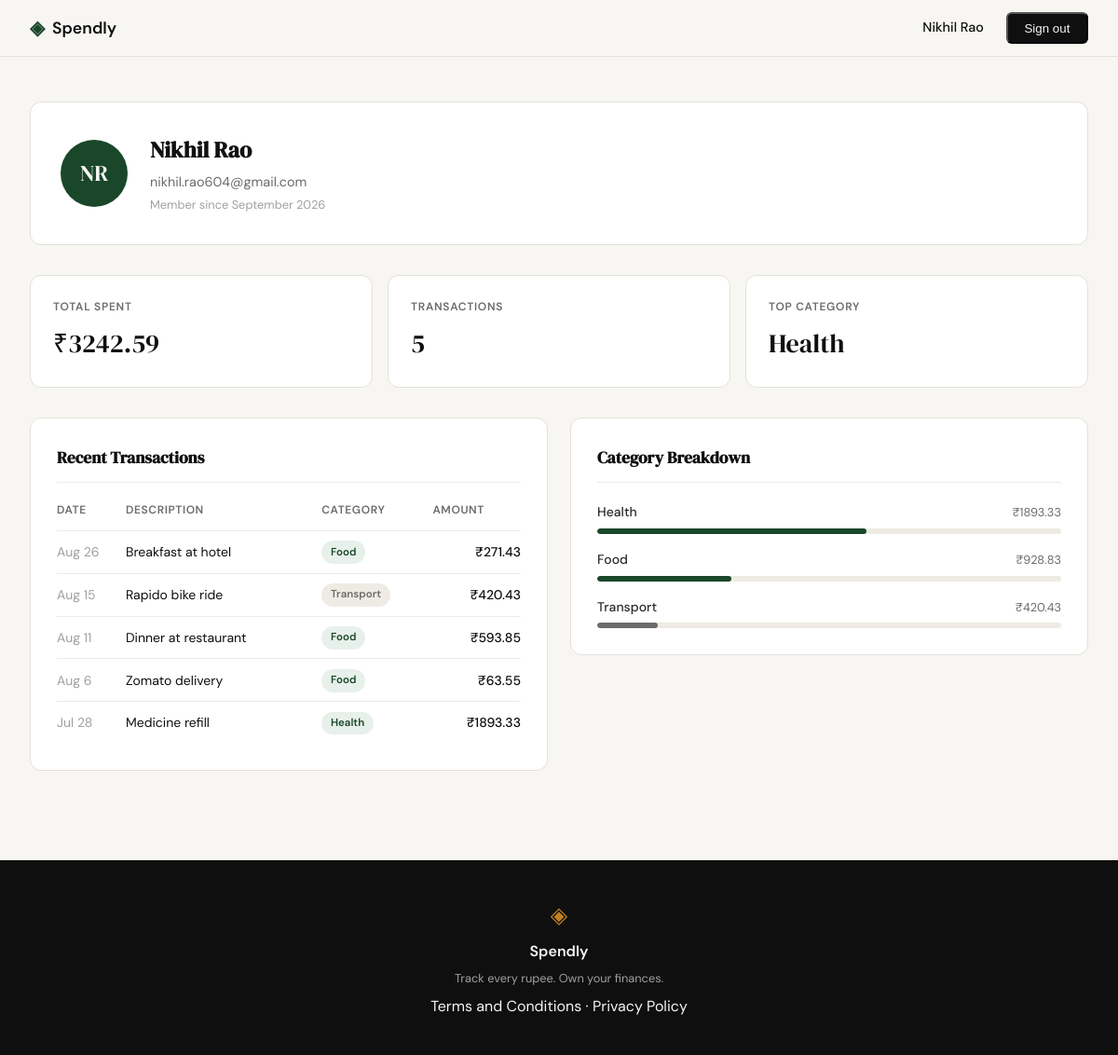
Screenshot of /profile (signed in) with the database file from the repository.
### tables this page shows
CREATE TABLE users (
            id INTEGER PRIMARY KEY AUTOINCREMENT,
            name TEXT NOT NULL,
            email TEXT UNIQUE NOT NULL,
            password_hash TEXT NOT NULL,
            created_at TEXT DEFAULT (datetime('now'))
        );

CREATE TABLE expenses (
            id INTEGER PRIMARY KEY AUTOINCREMENT,
            user_id INTEGER NOT NULL,
            amount REAL NOT NULL,
            category TEXT NOT NULL,
            date TEXT NOT NULL,
            description TEXT,
            created_at TEXT DEFAULT (datetime('now')),
            FOREIGN KEY (user_id) REFERENCES users(id)
        );

### app.py (the view)
@app.route("/profile")
def profile():
    if not session.get("user_id"):
        return redirect(url_for("login"))
    user_id = session["user_id"]
    user         = get_user_by_id(user_id)
    stats        = get_summary_stats(user_id)
    transactions = get_recent_transactions(user_id)
    categories   = get_category_breakdown(user_id)
    return render_template("profile.html",
                           user=user,
                           stats=stats,
                           transactions=transactions,
                           categories=categories)

### database/db.py (called while the page is built)
def get_db():
    conn = sqlite3.connect(DB_PATH)
    conn.row_factory = sqlite3.Row
    conn.execute("PRAGMA foreign_keys = ON")
    return conn

### database/queries.py (called while the page is built)
def get_recent_transactions(user_id, limit=10):
    conn = get_db()
    rows = conn.execute(
        "SELECT date, description, category, amount FROM expenses "
        "WHERE user_id = ? ORDER BY date DESC LIMIT ?",
        (user_id, limit)
    ).fetchall()
    conn.close()
    return [
        {
            "date": datetime.strptime(r["date"], "%Y-%m-%d").strftime("%b %-d"),
            "description": r["description"],
            "category": r["category"],
            "amount": f"₹{r['amount']:.2f}",
        }
        for r in rows
    ]

def get_summary_stats(user_id):
    conn = get_db()
    row = conn.execute(
        "SELECT SUM(amount), COUNT(*) FROM expenses WHERE user_id = ?",
        (user_id,)
    ).fetchone()
    total = row[0] or 0.0
    count = row[1] or 0
    top = conn.execute(
        "SELECT category FROM expenses WHERE user_id = ? "
        "GROUP BY category ORDER BY SUM(amount) DESC LIMIT 1",
        (user_id,)
    ).fetchone()
    conn.close()
    return {
        "total_spent": f"₹{total:.2f}",
        "transaction_count": count,
        "top_category": top["category"] if top else "—",
    }

def get_user_by_id(user_id):
    conn = get_db()
    row = conn.execute(
        "SELECT name, email, created_at FROM users WHERE id = ?", (user_id,)
    ).fetchone()
    conn.close()
    if row is None:
        return None
    dt = datetime.strptime(row["created_at"][:10], "%Y-%m-%d")
    initials = "".join(w[0].upper() for w in row["name"].split()[:2])
    return {
        "name": row["name"],
        "email": row["email"],
        "member_since": dt.strftime("%B %Y"),
        "initials": initials,
    }

def get_category_breakdown(user_id):
    conn = get_db()
    rows = conn.execute(
        "SELECT category, SUM(amount) as total FROM expenses "
        "WHERE user_id = ? GROUP BY category ORDER BY total DESC",
        (user_id,)
    ).fetchall()
    conn.close()
    if not rows:
        return []
    grand = sum(r["total"] for r in rows)
    result = [
        {
            "name": r["category"],
            "amount": f"₹{r['total']:.2f}",
            "pct": round(r["total"] / grand * 100),
        }
        for r in rows
    ]
    diff = 100 - sum(c["pct"] for c in result)
    result[0]["pct"] += diff
    return result

### templates/profile.html (shortened to what this page needs)
{% extends "base.html" %}
{% block content %}
<div class="profile-page">
    <div class="profile-inner">
        <div class="profile-header-card">
            <div class="profile-avatar">{{ user.initials }}</div>
            <div class="profile-meta">
                <h1 class="profile-name">{{ user.name }}</h1>
                <p class="profile-email">{{ user.email }}</p>
                <p class="profile-since">Member since {{ user.member_since }}</p>
            </div>
        </div>
        <div class="stats-row">
            <div class="stat-card">
                <span class="stat-label">Total Spent</span>
                <span class="stat-value">{{ stats.total_spent }}</span>
            </div>
            <div class="stat-card">
                <span class="stat-label">Transactions</span>
                <span class="stat-value">{{ stats.transaction_count }}</span>
            </div>
            <div class="stat-card">
                <span class="stat-label">Top Category</span>
                <span class="stat-value">{{ stats.top_category }}</span>
            </div>
        </div>
        <div class="profile-grid">
            <div class="profile-card">
                <h2 class="card-title">Recent Transactions</h2>
                <table class="tx-table">
                    <thead>
                        <tr>
                            <th>Date</th>
                            <th>Description</th>
                            <th>Category</th>
                            <th class="tx-amount-col">Amount</th>
                        </tr>
                    </thead>
                    <tbody>
                        {% for tx in transactions %}
                        <tr>
                            <td class="tx-date">{{ tx.date }}</td>
                            <td>{{ tx.description }}</td>
                            <td><span class="badge badge--{{ tx.category | lower }}">{{ tx.category }}</span></td>
                            <td class="tx-amount">{{ tx.amount }}</td>
                        </tr>
                        {% endfor %}
                    </tbody>
                </table>
            </div>
            <div class="profile-card">
                <h2 class="card-title">Category Breakdown</h2>
                <div class="breakdown-list">
                    {% for cat in categories %}
                    <div class="breakdown-row">
                        <div class="breakdown-meta">
                            <span class="breakdown-name">{{ cat.name }}</span>
                            <span class="breakdown-total">{{ cat.amount }}</span>
                        </div>
                        <div class="breakdown-track">
                            <div class="breakdown-bar breakdown-bar--{{ cat.name | lower }}" style="width: {{ cat.pct }}%"></div>
                        </div>
                    </div>
                    {% endfor %}
                </div>
            </div>
        </div>
    </div>
</div>
{% endblock %}

### templates/base.html (shortened to what this page needs)
<!DOCTYPE html>
<html lang="en">
<head>
    <link rel="stylesheet" href="{{ url_for('static', filename='css/style.css') }}">
</head>
<body>
    <nav class="navbar">
        <div class="nav-inner">
            <a href="{{ url_for('landing') }}" class="nav-brand">
                <span class="brand-icon">◈</span>
                <span class="brand-name">Spendly</span>
            </a>
            <div class="nav-links">
                {% if session.get('user_id') %}
                    <span>{{ session.get('user_name') }}</span>
                    <form method="post" action="{{ url_for('logout') }}" style="display:inline">
                        <button type="submit" class="nav-cta">Sign out</button>
                    </form>
                {% else %}
                    <a href="{{ url_for('login') }}">Sign in</a>
                    <a href="{{ url_for('register') }}" class="nav-cta">Get started</a>
                {% endif %}
            </div>
        </div>
    </nav>
    <main class="main-content">
        {% block content %}{% endblock %}
    </main>
    <footer class="footer">
        <div class="footer-inner">
            <span class="brand-icon">◈</span>
            <span class="footer-name">Spendly</span>
            <p class="footer-copy">Track every rupee. Own your finances.</p>
            <p><a href="/terms">Terms and Conditions</a> · <a href="/privacy">Privacy Policy</a></p>
        </div>
    </footer>
</body>
</html>

### rows the page displays
users: get "Nikhil Rao", name "Nikhil Rao", email "nikhil.rao604@gmail.com"
expenses: top_category "Health", date "Jul 28", description "Medicine refill", category "Health", amount "₹1893.33"
expenses: date "Aug 26", description "Breakfast at hotel", category "Food", amount "₹271.43"
expenses: date "Aug 15", description "Rapido bike ride", category "Transport", amount "₹420.43"
expenses: date "Aug 11", description "Dinner at restaurant", category "Food", amount "₹593.85"
expenses: date "Aug 6", description "Zomato delivery", category "Food", amount "₹63.55"

### other values shown
{{ user.initials }} "NR"
{{ user.member_since }} "September 2026"
{{ stats.total_spent }} "₹3242.59"
{{ stats.transaction_count }} "5"
{{ cat.name }} "Health" "Food" "Transport"
{{ cat.amount }} "₹1893.33" "₹928.83" "₹420.43"
